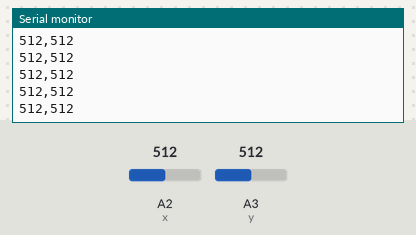
Bench run of a sketch on a simulated Arduino Uno, built with avr-gcc and run on an emulated ATmega328P. On the bench: the last lines printed to the serial monitor. The test bench sets the inputs (shaded band); at power-on: A2 (x) = 512, A3 (y) = 512.

Above: at 1.2 s.
1.3 s: A2 (x) set to 716
At 1.31 s:
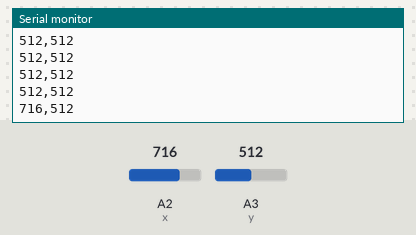
2.8 s: A3 (y) set to 716
At 2.82 s:
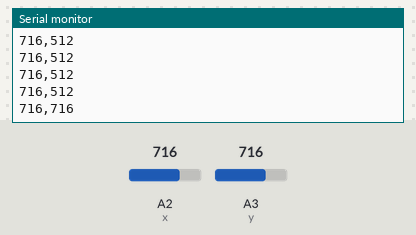
4.3 s: A2 (x) set to 900
At 4.33 s:
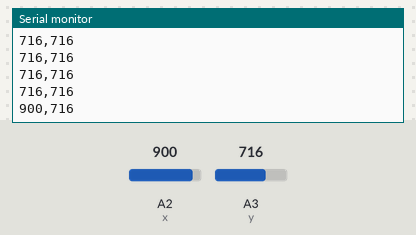
5.8 s: A3 (y) set to 900
At 5.84 s:
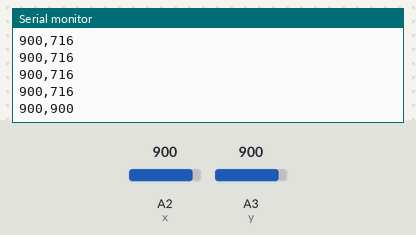
Timing chart, 0 to 8.3 s (numbered marks = the images above; inputs shaded):
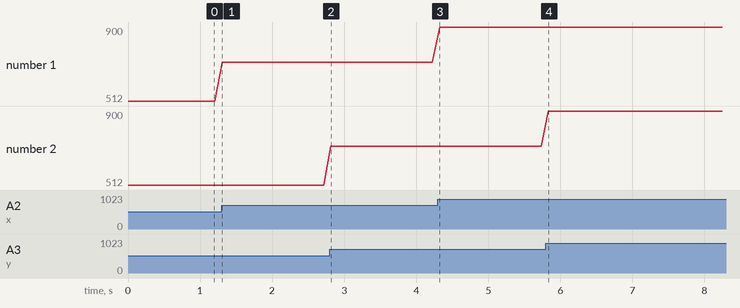

The sketch:

Line_Tracking_Arduino.ino
```cpp
int x=A2, y=A3; // Define pins.

void setup() {
Serial.begin(9600); //  Initialize serial.
}

void loop() { // The loop function runs over and over again forever.
int right=analogRead(x); // Assign a variable for the sensor on the right.
int left=analogRead(y); // Assign a variable for the sensor on the left.

Serial.print(right); // Print the right side to the serial port.
Serial.print(",");
Serial.println(left); // Print the left side to the serial port
delay(100);
}
```

Measured:
- after the input at 1.3 s, the serial monitor: prints a new line at once (image 1)
- after the input at 2.8 s, the serial monitor: prints a new line at once (image 2)
- after the input at 4.3 s, the serial monitor: prints a new line at once (image 3)
- after the input at 5.8 s, the serial monitor: prints a new line at once (image 4)
- plotted number 1: 512 → 716 after the input at 1.3 s, 716 → 900 after the input at 4.3 s
